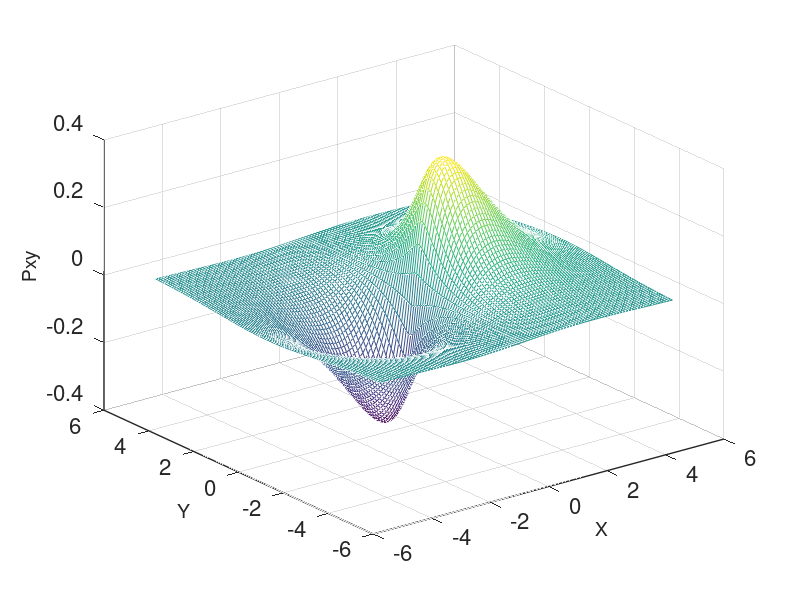
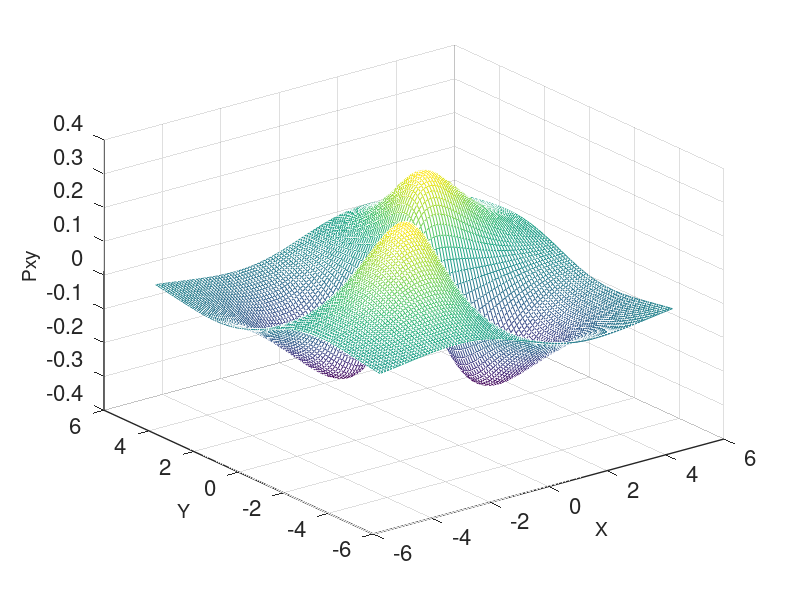

MATLAB code for these plots, in order:
%Define the (x,y) mesh on which to evaluate the orbitals
t = linspace(-5.,5.,100);
[x,y] = meshgrid(t,t);

%Function for the p orbital
p = x.*exp(-sqrt(x.^2 + y.^2));
%Function for the d orbital
d = (x.*y).*exp(-sqrt(x.^2 + y.^2));
%The plot

mesh(x,y,p)
set(gca,'fontsize',16,'linewidth',1)
xlabel('X','FontSize',14);
ylabel('Y','FontSize',14);
zlabel('Pxy','FontSize',14);
print -deps2c -r300 'meshp.eps'


%Plot the d orbital
mesh(x,y,d)
set(gca,'fontsize',16,'linewidth',1)
xlabel('X','FontSize',14);
ylabel('Y','FontSize',14);
zlabel('Pxy','FontSize',14);
print -deps2c -r300 'meshd.eps'